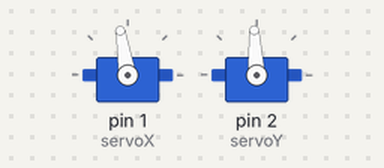
The sketch below on a simulated Arduino Uno, built with avr-gcc and run on an emulated ATmega328P. Parts: 2 × servo.

Above: at 1.55 s.
Timing chart, 0 to 4.5 s (numbered marks = the images above):
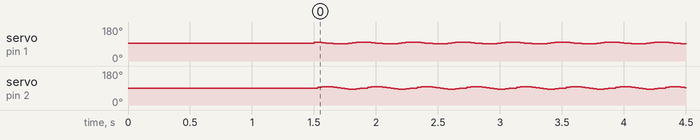

The sketch:

TVCtest2_aug7a.ino
```cpp
#include <Servo.h>
#include <Wire.h>

Servo servoX;
Servo servoY;

// =========================================================================
//  YOUR VERIFIED CALIBRATION VALUES
// =========================================================================
const int CALIBRATED_CENTER_X = 95;
const int CALIBRATED_CENTER_Y = 90;

// Base radius of your circular sweep (in degrees)
const float BASE_RADIUS_DEGREES = 5.0;

// =========================================================================
//  SOFTWARE SCALING MULTIPLIER TO FIX THE MECHANICAL MISMATCH
// =========================================================================
// Since your Y-axis is moving less, we use this multiplier to boost its range.
// 1.0 means default movement. 1.25 means it moves 25% MORE.
// If your Y-axis is still moving too little, increase this value to 1.3 or 1.4.
const float AXIS_Y_MULTIPLIER = 1.50;

// Controls the rotational speed of the circle loop.
const float SPEED_STEP = 0.25;

void setup() {
  Serial.begin(115200);

  Wire.begin();
  Wire.setClock(100000);

  servoX.attach(1);
  servoY.attach(2);

  servoX.write(CALIBRATED_CENTER_X);
  servoY.write(CALIBRATED_CENTER_Y);
  delay(1500);
}

void loop() {
  static float angleRad = 0.0;

  // Calculate standard trigonometric offsets
  float offsetX = cos(angleRad) * BASE_RADIUS_DEGREES;
  float offsetY = sin(angleRad) * BASE_RADIUS_DEGREES;

  // CRITICAL FIX: Multiply the Y-axis offset to compensate for the hardware limitation
  float scaledOffsetY = offsetY * AXIS_Y_MULTIPLIER;

  // Add the adjusted offsets to your verified centers
  int targetX = CALIBRATED_CENTER_X + (int)offsetX;
  int targetY = CALIBRATED_CENTER_Y + (int)scaledOffsetY;

  // Send the balanced positioning updates to the servos
  servoX.write(targetX);
  servoY.write(targetY);

  angleRad += SPEED_STEP;
  if (angleRad >= 2.0 * PI) {
    angleRad = 0.0;
  }

  delay(15);
}
```

Measured:
- by itself, servo on pin 1 (servoX): repeats every 0.40 s: 99° 0.03 s, 97° 0.03 s, 95° 0.03 s, 93° 0.03 s, 91° 0.09 s, 92° 0.03 s, 94° 0.03 s, 96° 0.03 s, 98° 0.03 s, 99° 0.03 s, 100° 0.03 s
- by itself, servo on pin 2 (servoY): repeats every 0.40 s: 96° 0.03 s, 97° 0.03 s, 96° 0.03 s, 94° 0.03 s, 91° 0.03 s, 88° 0.03 s, 85° 0.03 s, 83° 0.06 s, 85° 0.03 s, 88° 0.03 s, 90° 0.03 s, 93° 0.03 s
